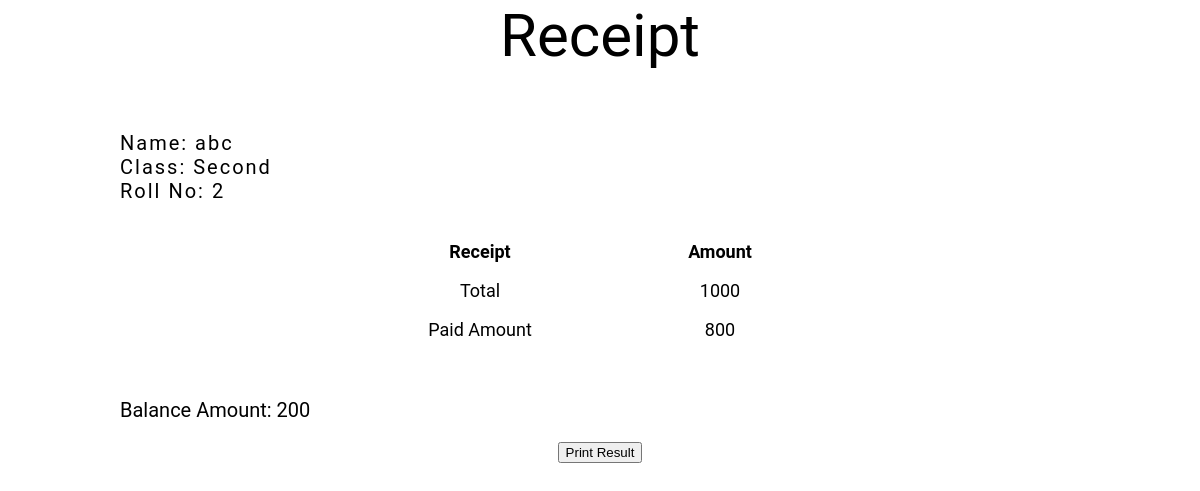
Page /receipt.php on the committed database.
### tables this page shows
CREATE TABLE `student` (
  `id` int(20) NOT NULL,
  `name` varchar(20) NOT NULL,
  `rno` varchar(15) NOT NULL,
  `contact` varchar(20) NOT NULL,
  `gender` varchar(20) NOT NULL,
  `class` varchar(20) NOT NULL
);

CREATE TABLE `fees` (
  `id` int(10) NOT NULL,
  `name` varchar(10) NOT NULL,
  `class` varchar(10) NOT NULL,
  `rno` varchar(10) NOT NULL,
  `amount` int(10) NOT NULL,
  `p_amount` int(11) NOT NULL,
  `total` int(10) NOT NULL
);

### receipt.php (the view, shortened to what this page needs)
<!DOCTYPE html>
<html lang="en">
<head>
    <link rel="stylesheet" href="./style/receipt.css">
</head>
<body>
    <center>
     <span class="heading">Receipt</span></center>
    <?php
        include("connection.php");
        $name_sql=mysqli_query($conn,"SELECT `name`,rno,class FROM `student`");
        while($row = mysqli_fetch_assoc($name_sql))
        {
        $name = $row['name'];
        $rno = $row['rno'];
        $class = $row['class'];
        }
        $result_sql=mysqli_query($conn,"SELECT amount, p_amount, total FROM fees");
        while($row = mysqli_fetch_assoc($result_sql))
        {
            $amount = $row['amount'];
            $p_amount = $row['p_amount'];
            $total = $row['total'];
        }
    ?>
    <div class="container">
        <div class="details">
            <span>Name:</span> <?php echo $name ?> <br>
            <span>Class:</span> <?php echo $class; ?> <br>
            <span>Roll No:</span> <?php echo $rno; ?> <br>
        </div>
        <div class="main">
            <div class="s1">
                <p>Receipt</p>
                <p>Total</p>
                <p>Paid Amount</p>
               </div>
            <div class="s2">
                <p>Amount</p>
                <?php echo '<p>'.$amount.'</p>';?>
                <?php echo '<p>'.$p_amount.'</p>';?>
            </div>
        </div>
        <div class="result">
            <?php echo '<p>Balance Amount:&nbsp'.$total.'</p>';?>
        </div>
        <div class="button">
            <button onclick="window.print()">Print Result</button>
        </div>
    </div>
</body>
</html>

### style/receipt.css (style rules this page uses)
body { margin: 0; font-family: 'Roboto', sans-serif; }
.container { margin: 5% 10%; }
.details { font-size: 20px; letter-spacing: 0.1em; }
.main { font-size: 18px; display: grid; grid-template-columns: 1fr 1fr; padding: 20px 25%; }
.button { text-align: center; }
.main p { text-align: center; }
.main p:nth-child(1) { font-weight: bold; }
.result p { font-size: 20px; }

### receipt.php (style rules this page uses)
.heading { font-size: 60px; }

### rows in the picture
student: name "abc", class "Second", rno "2"
fees: amount "1000", p_amount "800", total "200"
